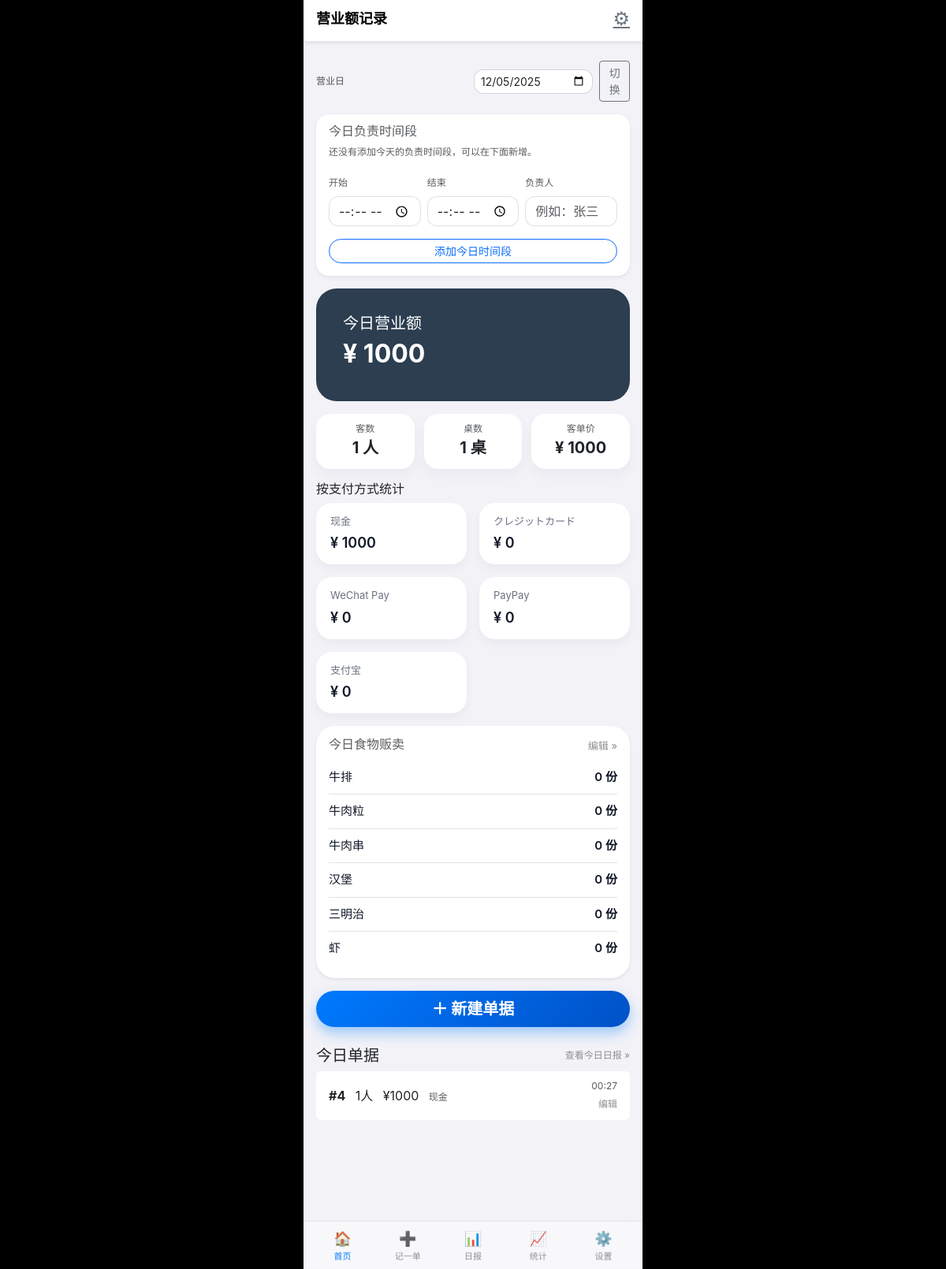
The page / on the database its author committed.
### tables this page shows
CREATE TABLE slips (
            id INTEGER PRIMARY KEY AUTOINCREMENT,
            slip_date TEXT NOT NULL,         -- 营业日: YYYY-MM-DD
            table_name TEXT,                 -- 桌号
            people INTEGER NOT NULL,         -- 人数
            amount INTEGER NOT NULL,         -- 金额
            payment_method TEXT,             -- 支付方式: cash / credit / wechat / paypay / alipay
            created_at TEXT NOT NULL         -- 记录时间: YYYY-MM-DD HH:MM
        );

### views/main_views.py (the view)
@main_bp.route("/")
def index():
    business_date = request.args.get("date") or date.today().strftime("%Y-%m-%d")
    slips = get_slips_by_date(business_date)
    summary = calculate_summary(slips)
    for slip in slips:
        created_at = slip["created_at"]
        slip["time"] = created_at[11:16] if created_at and len(created_at) >= 16 else ""
    payment_summary = get_payment_summary_by_date(business_date)
    food_raw = get_food_sales(business_date) or {} # <-- 修复 AttributeError: 确保 food_raw 为字典
    food_items = [
        {"key": "steak",       "label": "牛排",   "quantity": food_raw.get("steak", 0)},
        {"key": "beef_cube",   "label": "牛肉粒", "quantity": food_raw.get("beef_cube", 0)},
        {"key": "beef_skewer", "label": "牛肉串", "quantity": food_raw.get("beef_skewer", 0)},
        {"key": "burger",      "label": "汉堡",   "quantity": food_raw.get("burger", 0)},
        {"key": "sandwich",    "label": "三明治", "quantity": food_raw.get("sandwich", 0)},
        {"key": "shrimp",      "label": "虾",     "quantity": food_raw.get("shrimp", 0)},
    ]
    segments = get_segments_by_date(business_date)
    return render_template(
        "index.html",
        active_tab="home",
        business_date=business_date,
        summary=summary,
        slips=slips,
        payment_summary=payment_summary,
        food_items=food_items,
        segments=segments,
    )

### templates/index.html (shortened to what this page needs)
{% extends "base.html" %}
{% block content %}
<nav class="navbar navbar-light bg-white shadow-sm px-3">
    <span class="navbar-brand mb-0 h5">营业额记录</span>
    <a href="{{ url_for('main.settings') }}"
       class="text-secondary fs-4"
       data-transition="tab">⚙</a>
</nav>
<div class="container mt-4">
    <div class="d-flex justify-content-between align-items-center mb-3">
        <div class="small text-muted">营业日</div>
        <form method="get"
              action="{{ url_for('main.index') }}"
              class="d-flex align-items-center">
            <input
                type="date"
                name="date"
                class="form-control form-control-sm"
                value="{{ business_date }}">
            <button type="submit"
                    class="btn btn-outline-secondary btn-sm ms-2">
                切换
            </button>
        </form>
    </div>
    <div class="card mb-3 shadow-sm">
        <div class="card-body">
            <h6 class="card-subtitle mb-2 text-muted">今日负责时间段</h6>
            {% if segments %}
                <ul class="list-group mb-3">
                    {% for seg in segments %}
                    <li class="list-group-item py-2 segment-row">
                        <div class="segment-main">
                            <span class="segment-time">{{ seg.start_time }} - {{ seg.end_time }}</span>
                            <span class="segment-name">{{ seg.staff_name }}</span>
                        </div>
                        <div class="segment-actions">
                            <a href="{{ url_for('main.edit_segment_view', segment_id=seg.id) }}"
                               class="ios-link me-3"
                               data-transition="tab">
                                编辑
                            </a>
                            <form method="post"
                                  action="{{ url_for('main.delete_segment_view', segment_id=seg.id) }}"
                                  class="d-inline">
                                <button type="submit"
                                        class="ios-link ios-link-destructive"
                                        onclick="return confirm('确定要删除这个时间段吗？');">
                                    删除
                                </button>
                            </form>
                        </div>
                    </li>
                    {% endfor %}
                </ul>
            {% else %}
                <p class="small text-muted mb-3">
                    还没有添加今天的负责时间段，可以在下面新增。
                </p>
            {% endif %}
            <form method="post" action="{{ url_for('main.add_segment') }}">
                <div class="row g-2 align-items-end">
                    <div class="col-4">
                        <label for="start_time" class="form-label small text-muted">开始</label>
                        <input
                            type="time"
                            class="form-control"
                            id="start_time"
                            name="start_time"
                            required>
                    </div>
                    <div class="col-4">
                        <label for="end_time" class="form-label small text-muted">结束</label>
                        <input
                            type="time"
                            class="form-control"
                            id="end_time"
                            name="end_time"
                            required>
                    </div>
                    <div class="col-4">
                        <label for="staff_name" class="form-label small text-muted">负责人</label>
                        <input
                            type="text"
                            class="form-control"
                            id="staff_name"
                            name="staff_name"
                            placeholder="例如：张三"
                            required>
                    </div>
                </div>
                <div class="d-grid gap-2 mt-3">
                    <button type="submit" class="btn btn-outline-primary btn-sm">
                        添加今日时间段
                    </button>
                </div>
            </form>
        </div>
    </div>
    <div class="card text-white mb-3" style="background-color:#2C3E50;">
        <div class="card-body">
            <h5 class="card-title">今日营业额</h5>
            <h2 class="fw-bold">¥ {{ summary.total_sales }}</h2>
        </div>
    </div>
    <div class="metrics-grid mb-3">
        <div class="card metrics-card text-center">
            <div class="small text-muted">客数</div>
            <div class="fs-5 fw-bold">{{ summary.total_customers }} 人</div>
        </div>
        <div class="card metrics-card text-center">
            <div class="small text-muted">桌数</div>
            <div class="fs-5 fw-bold">{{ summary.total_tables }} 桌</div>
        </div>
        <div class="card metrics-card text-center">
            <div class="small text-muted">客单价</div>
            <div class="fs-5 fw-bold">¥ {{ summary.avg_per_customer }}</div>
        </div>
    </div>
    <h6 class="mb-2">按支付方式统计</h6>
    <div class="payment-grid mb-3">
        {% for p in payment_summary %}
        <div class="card payment-card">
            <div class="payment-label">{{ p.label }}</div>
            <div class="payment-amount">¥ {{ p.amount }}</div>
        </div>
        {% endfor %}
    </div>
    <div class="card food-card mb-3 shadow-sm">
        <div class="card-body">
            <div class="d-flex justify-content-between align-items-center mb-2">
                <h6 class="card-subtitle text-muted mb-0">今日食物贩卖</h6>
                <a href="{{ url_for('main.edit_food_sales', date=business_date) }}"
                   class="ios-link"
                   data-transition="tab">
                    编辑 »
                </a>
            </div>
            <ul class="list-unstyled mb-0">
                {% for item in food_items %}
                <li class="food-row">
                    <span class="food-name">{{ item.label }}</span>
                    <span class="food-qty">{{ item.quantity }} 份</span>
                </li>
                {% endfor %}
            </ul>
        </div>
    </div>
    <div class="d-grid mb-4">
        <a href="{{ url_for('main.input_slip', date=business_date) }}"
           class="btn btn-primary btn-lg fw-bold"
           data-transition="tab">
            ＋ 新建单据
        </a>
    </div>
    <div class="d-flex justify-content-between align-items-center mb-2">
        <h5 class="mb-0">今日单据</h5>
        <a href="{{ url_for('main.report', date=business_date) }}"
           class="small text-decoration-none"
           data-transition="tab">
            查看今日日报 &raquo;
        </a>
    </div>
    <ul class="list-group mb-5">
        {% for slip in slips %}
        <li class="list-group-item d-flex justify-content-between align-items-center">
            <div>
                <span class="fw-bold">#{{ slip.id }}</span>
                <span class="ms-2">{{ slip.people }}人</span>
                <span class="ms-2">¥{{ slip.amount }}</span>
                <span class="ms-2 small text-muted">
                    {% if slip.payment_method == 'cash' %}现金{% endif %}
                </span>
            </div>
            <div class="text-end">
                <div class="text-muted small">{{ slip.time }}</div>
                <a href="{{ url_for('main.edit_slip_view', slip_id=slip.id) }}"
                   class="small text-decoration-none"
                   data-transition="tab">
                    编辑
                </a>
            </div>
        </li>
        {% else %}
        <li class="list-group-item text-muted">
            还没有记录，请点击「新建单据」开始记录。
        </li>
        {% endfor %}
    </ul>
</div>
{% endblock %}

### templates/base.html (shortened to what this page needs)
<!DOCTYPE html>
<html lang="zh-CN">
<head>
    <link rel="stylesheet"
          href="https://cdn.jsdelivr.net/npm/bootstrap@5.3.3/dist/css/bootstrap.min.css">
    <link rel="stylesheet"
          href="{{ url_for('static', filename='css/style.css') }}">
</head>
<body class="app-body">
<div class="app-shell page-transition">
    <div class="app-content">
        {% block content %}{% endblock %}
    </div>
    <nav class="app-tabbar">
        <a href="{{ url_for('main.index') }}"
           class="tab-item {% if active_tab == 'home' %}is-active{% endif %}"
           data-transition="tab">
            <span class="tab-icon">🏠</span>
            <span class="tab-label">首页</span>
        </a>
        <a href="{{ url_for('main.input_slip') }}"
           class="tab-item {% if active_tab == 'input' %}is-active{% endif %}"
           data-transition="tab">
            <span class="tab-icon">➕</span>
            <span class="tab-label">记一单</span>
        </a>
        <a href="{{ url_for('main.report') }}"
           class="tab-item {% if active_tab == 'report' %}is-active{% endif %}"
           data-transition="tab">
            <span class="tab-icon">📊</span>
            <span class="tab-label">日报</span>
        </a>
        <a href="{{ url_for('main.performance') }}"
           class="tab-item {% if active_tab == 'performance' %}is-active{% endif %}"
           data-transition="tab">
            <span class="tab-icon">📈</span>
            <span class="tab-label">统计</span>
        </a>
        <a href="{{ url_for('main.settings') }}"
           class="tab-item {% if active_tab == 'settings' %}is-active{% endif %}"
           data-transition="tab">
            <span class="tab-icon">⚙️</span>
            <span class="tab-label">设置</span>
        </a>
    </nav>
</div>
</body>
</html>

### rows shown on the page
slips: id "4", people "1", amount "1000", payment_method "现金", time "00:27"

### other values the page prints
{{ summary.total_sales }} "1000"
{{ summary.total_customers }} "1"
{{ summary.total_tables }} "1"
{{ summary.avg_per_customer }} "1000"
{{ p.label }} "现金" "クレジットカード" "WeChat Pay" "PayPay" "支付宝"
{{ p.amount }} "1000" "0" "0" "0" "0"
{{ item.label }} "牛排" "牛肉粒" "牛肉串" "汉堡" "三明治" "虾"
{{ item.quantity }} "0" "0" "0" "0" "0" "0"
